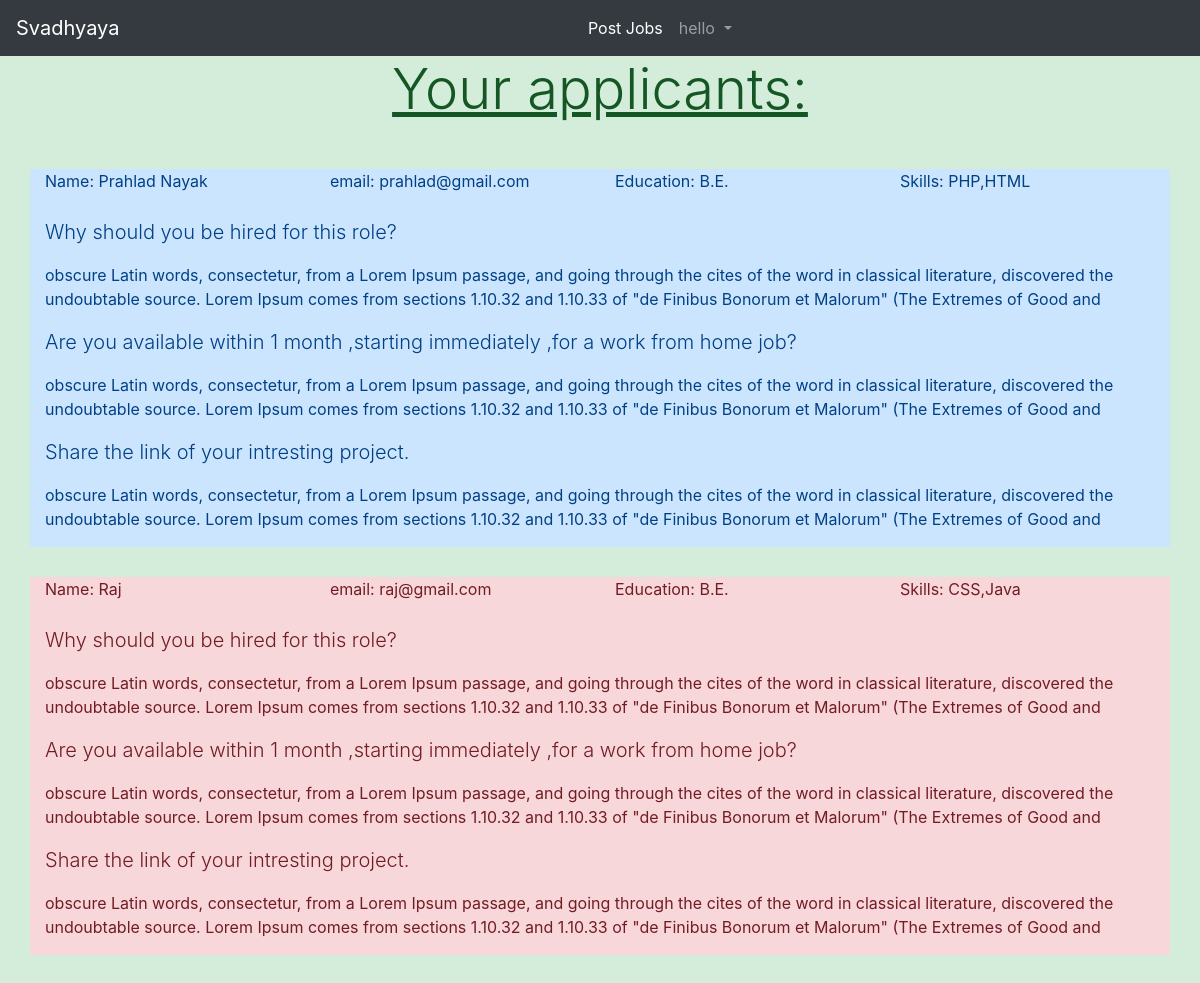
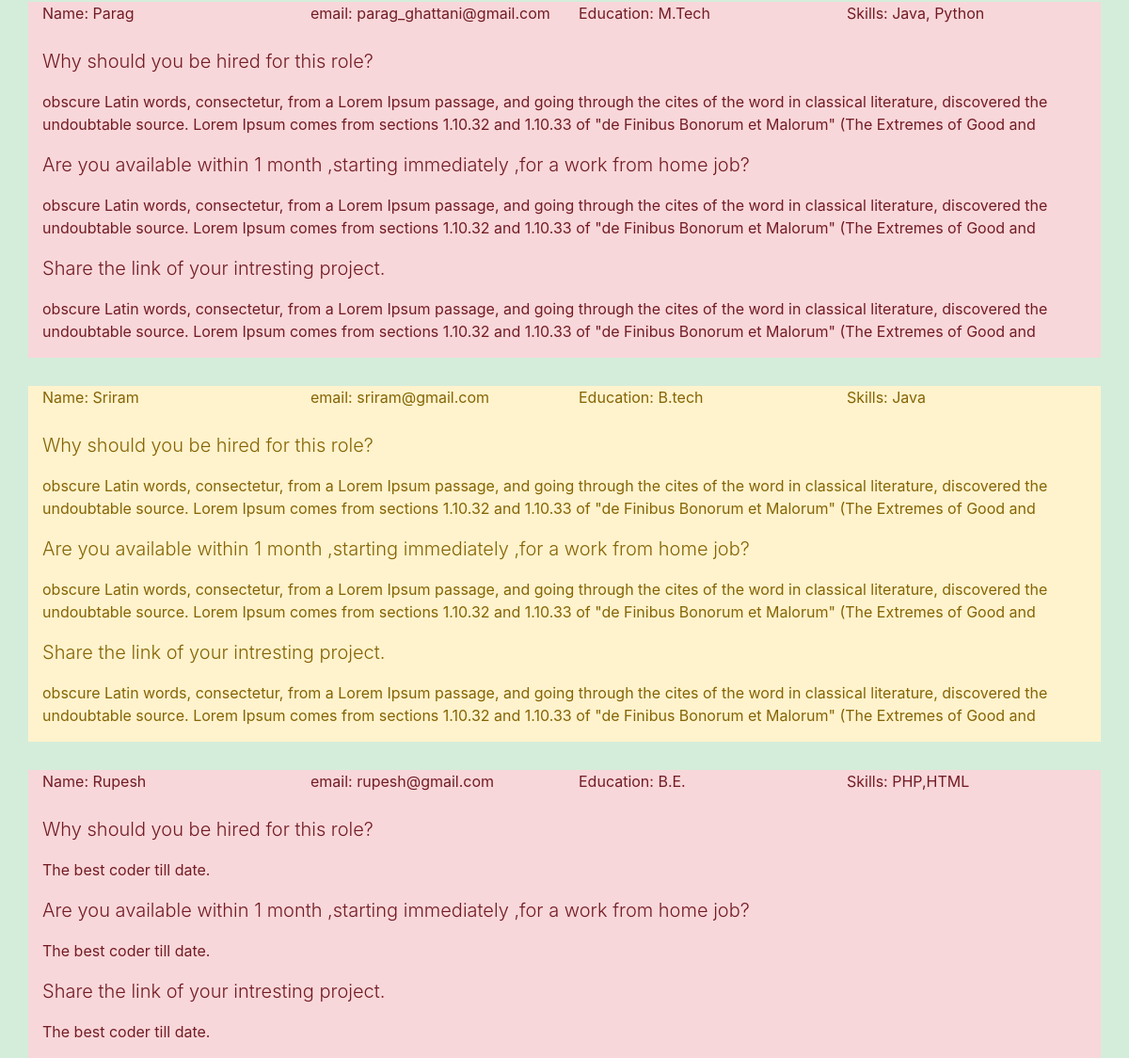
The app's page /cboard.php (signed in) with its own data (2 pictures, top to bottom).
### tables this page shows
CREATE TABLE `apply` (
  `aid` int(255) NOT NULL,
  `aname` varchar(255) NOT NULL,
  `aemail` varchar(255) NOT NULL,
  `aedu` varchar(255) NOT NULL,
  `askill` varchar(255) NOT NULL,
  `arole` text NOT NULL,
  `aavai` text NOT NULL,
  `apro` text NOT NULL,
  `apid` int(255) NOT NULL,
  `acid` int(255) NOT NULL
);

### cboard.php (the view, shortened to what this page needs)
<?php
$connection = mysqli_connect(DB_HOST,DB_USER,DB_PASS,DB_NAME);
?>
<?php
    $cname=$_SESSION['username'];
    $cid=$_SESSION['userid'];
?>
<!DOCTYPE html>
<html lang="en">
<head>
        <link rel="stylesheet" href="https://stackpath.bootstrapcdn.com/bootstrap/4.5.2/css/bootstrap.min.css">
</head>
<body class="alert-success">
<nav class="navbar navbar-expand-lg navbar-dark bg-dark">
  <a class="navbar-brand" href="index.php">Svadhyaya</a>
  <div class="collapse navbar-collapse" id="navbarSupportedContent">
    <ul class="navbar-nav mr-auto ml-auto">
      <li class="nav-item active">
        <a class="nav-link" href="post_job.php">Post Jobs<span class="sr-only">(current)</span></a>
      </li>
      <li class="nav-item dropdown">
        <a class="nav-link dropdown-toggle" href="#" id="navbarDropdown" role="button" data-toggle="dropdown" aria-haspopup="true" aria-expanded="false">
          <?php echo $cname; ?>
        </a>
      </li>
    </ul>
  </div>
</nav>
<div class="container">
    <p class="display-4" style="text-decoration:underline; text-align:center;">Your applicants:</p>
    <div class="row">
        <?php
        $query = "Select * from apply where acid = $cid";
        $exec_query = mysqli_query($connection,$query);
        while($row = mysqli_fetch_assoc($exec_query)){
            $aname = $row['aname'];
            $aemail = $row['aemail'];
            $aedu = $row['aedu'];
            $askill = $row['askill'];
            $arole = $row['arole'];
            $aavai = $row['aavai'];
            $apro = $row['apro'];
            $num = rand(1,3);
        ?>
        <div class="col-12 <?php
                    if($num == 1)
                        echo "alert-primary";
                    else if($num == 2)
                        echo "alert-danger";
                    else if($num == 3)
                        echo "alert-warning";
                    ?>" style="margin-top:30px;">
            <div class="row">
                <div class="col-3">Name: <?php echo $aname; ?></div>
                <div class="col-3">email: <?php echo $aemail; ?></div>
                <div class="col-3">Education: <?php echo $aedu; ?></div>
                <div class="col-3">Skills: <?php echo $askill; ?></div>
            </div> <br>
            <div class="row">
               <div class="col-12">
                <p class="lead">Why should you be hired for this role?</p>
                <p><?php echo $arole; ?></p>
                </div>
            </div>
            <div class="row">
                <div class="col-12">
                <p class="lead">Are you available within 1 month ,starting immediately ,for a work from home job?</p>
                <p><?php echo $aavai; ?></p>
                </div>
            </div>
            <div class="row">
            <div class="col-12">
                <p class="lead">Share the link of your intresting project.</p>
                <p><?php echo $apro; ?></p>
                </div>
            </div>
        </div>
                <?php } ?>
    </div>
</div>
</body>
</html>

### records on screen
apply: aname "Prahlad Nayak", aemail "prahlad@gmail.com", aedu "B.E.", askill "PHP,HTML", arole "obscure Latin words, consectetur, from a Lorem Ipsum passage, and going through the cites of the word in classical literature, discovered the undoubtable source. Lorem Ipsum comes from sections 1.10.32 and 1.10.33 of \"de Finibus Bonorum et Malorum\" (The Extremes of Good and", aavai "obscure Latin words, consectetur, from a Lorem Ipsum passage, and going through the cites of the word in classical literature, discovered the undoubtable source. Lorem Ipsum comes from sections 1.10.32 and 1.10.33 of \"de Finibus Bonorum et Malorum\" (The Extremes of Good and", apro "obscure Latin words, consectetur, from a Lorem Ipsum passage, and going through the cites of the word in classical literature, discovered the undoubtable source. Lorem Ipsum comes from sections 1.10.32 and 1.10.33 of \"de Finibus Bonorum et Malorum\" (The Extremes of Good and"
apply: aname "Raj", aemail "raj@gmail.com", aedu "B.E.", askill "CSS,Java", arole "obscure Latin words, consectetur, from a Lorem Ipsum passage, and going through the cites of the word in classical literature, discovered the undoubtable source. Lorem Ipsum comes from sections 1.10.32 and 1.10.33 of \"de Finibus Bonorum et Malorum\" (The Extremes of Good and", aavai "obscure Latin words, consectetur, from a Lorem Ipsum passage, and going through the cites of the word in classical literature, discovered the undoubtable source. Lorem Ipsum comes from sections 1.10.32 and 1.10.33 of \"de Finibus Bonorum et Malorum\" (The Extremes of Good and", apro "obscure Latin words, consectetur, from a Lorem Ipsum passage, and going through the cites of the word in classical literature, discovered the undoubtable source. Lorem Ipsum comes from sections 1.10.32 and 1.10.33 of \"de Finibus Bonorum et Malorum\" (The Extremes of Good and"
apply: aname "Parag", aemail "parag_ghattani@gmail.com", aedu "M.Tech", askill "Java, Python", arole "obscure Latin words, consectetur, from a Lorem Ipsum passage, and going through the cites of the word in classical literature, discovered the undoubtable source. Lorem Ipsum comes from sections 1.10.32 and 1.10.33 of \"de Finibus Bonorum et Malorum\" (The Extremes of Good and", aavai "obscure Latin words, consectetur, from a Lorem Ipsum passage, and going through the cites of the word in classical literature, discovered the undoubtable source. Lorem Ipsum comes from sections 1.10.32 and 1.10.33 of \"de Finibus Bonorum et Malorum\" (The Extremes of Good and", apro "obscure Latin words, consectetur, from a Lorem Ipsum passage, and going through the cites of the word in classical literature, discovered the undoubtable source. Lorem Ipsum comes from sections 1.10.32 and 1.10.33 of \"de Finibus Bonorum et Malorum\" (The Extremes of Good and"
apply: aname "Sriram", aemail "sriram@gmail.com", aedu "B.tech", askill "Java", arole "obscure Latin words, consectetur, from a Lorem Ipsum passage, and going through the cites of the word in classical literature, discovered the undoubtable source. Lorem Ipsum comes from sections 1.10.32 and 1.10.33 of \"de Finibus Bonorum et Malorum\" (The Extremes of Good and", aavai "obscure Latin words, consectetur, from a Lorem Ipsum passage, and going through the cites of the word in classical literature, discovered the undoubtable source. Lorem Ipsum comes from sections 1.10.32 and 1.10.33 of \"de Finibus Bonorum et Malorum\" (The Extremes of Good and", apro "obscure Latin words, consectetur, from a Lorem Ipsum passage, and going through the cites of the word in classical literature, discovered the undoubtable source. Lorem Ipsum comes from sections 1.10.32 and 1.10.33 of \"de Finibus Bonorum et Malorum\" (The Extremes of Good and"
apply: aname "Rupesh", aemail "rupesh@gmail.com", aedu "B.E.", askill "PHP,HTML", arole "The best coder till date.", aavai "The best coder till date.", apro "The best coder till date."

### other values on screen
$cname "hello"
